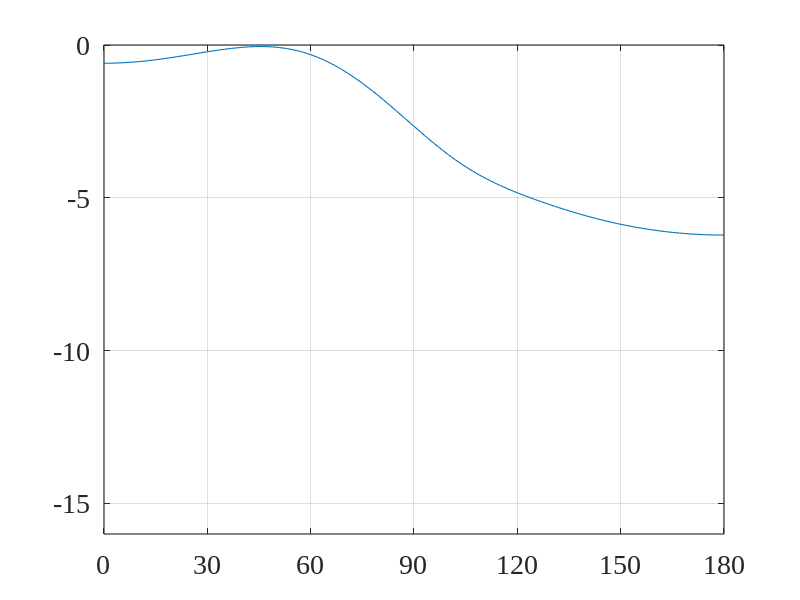
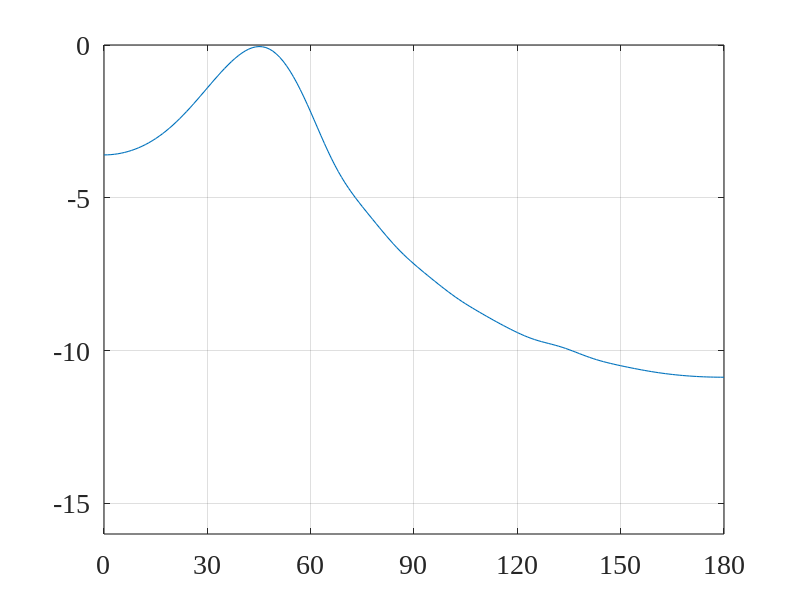
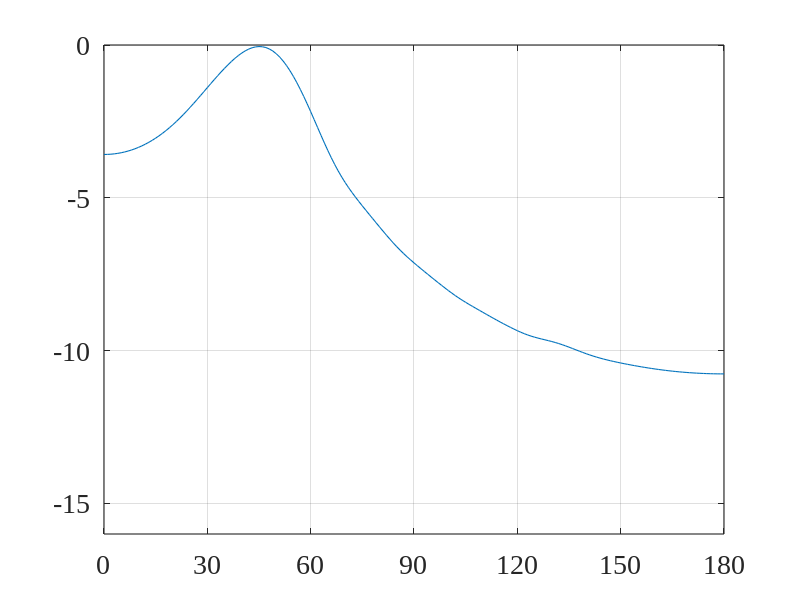
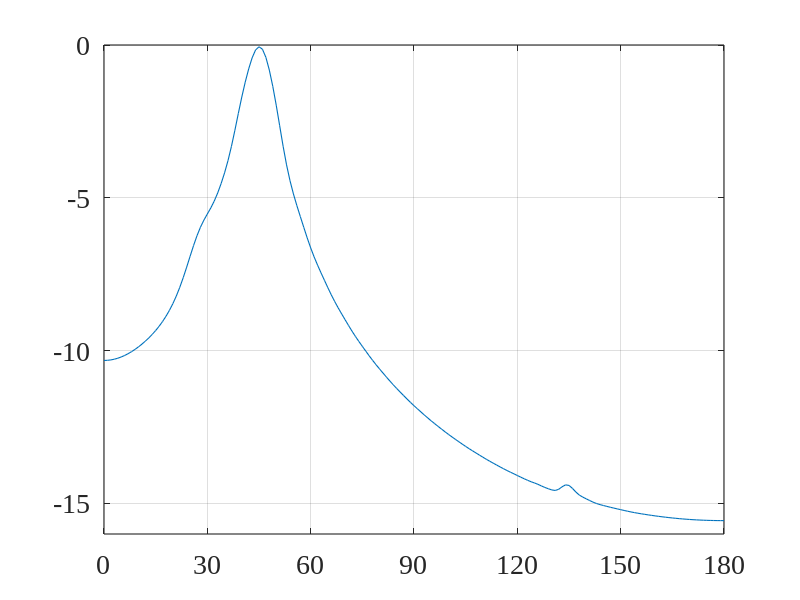

Here is the MATLAB script that generated these plots, in order:
close all; clc; clear all;
linewd = 0.8;
hcfontsize = 20;
MarkerSize=9;

% Input:
c=340; % voice velocity
fs=8e3;
theta_d=45/180*pi;
delta_vec=[0.01 0.01 0.03 0.03];     % distance between microphones
M_vec=[10 30 10 30];     % number of microphones
P=25;
Lh=30;
L=2*P+Lh;

idx_fig=1;
delta=delta_vec(idx_fig);
M=M_vec(idx_fig);
[jj,ii]=meshgrid(1:L,1:Lh);
G_theta_d=zeros(M*Lh,L);
for m=1:M
    Gm_theta_d=sinc(-P-Lh+1-ii+jj-fs*(m-1)*delta/c*cos(theta_d));
    G_theta_d(((m-1)*Lh+1):(m*Lh),:)=Gm_theta_d;
end
diag_GG=diag(G_theta_d'*G_theta_d);
idx_max=find(diag_GG==max(diag_GG),1);
i_ell=zeros(L,1);
i_ell(idx_max)=1;
h=G_theta_d*i_ell/M;

% Beampattern
phi_vec=(0:1:180)'/180*pi;
Lphi=length(phi_vec);
Ba2=zeros(Lphi,1);
G_phi=zeros(M*Lh,L);
for idx_phi=1:Lphi
    phi=phi_vec(idx_phi);
    for m=1:M
        Gm_phi=sinc(-P-Lh+1-ii+jj-fs*(m-1)*delta/c*cos(phi));
        G_phi(((m-1)*Lh+1):(m*Lh),:)=Gm_phi;
    end
    Ba2(idx_phi)=h'*G_phi*G_phi'*h;
end
Ba=Ba2.^0.5;
Ba_dB=10*log10(Ba2);

figure
plot(phi_vec/pi*180,Ba_dB,'linewidth',linewd);
set(gca, 'Color', [1, 1, 1]); 
set(gca, 'FontName', 'Times New Roman');
set(gca, 'FontSize', hcfontsize);
set(gca, 'LineWidth', linewd); 
set(gca,'XLim',[0 180]);
set(gca,'XTick',0:30:180); 
set(gca,'YLim',[-16 0]);
box on; grid on;


idx_fig=2;
delta=delta_vec(idx_fig);
M=M_vec(idx_fig);
[jj,ii]=meshgrid(1:L,1:Lh);
G_theta_d=zeros(M*Lh,L);
for m=1:M
    Gm_theta_d=sinc(-P-Lh+1-ii+jj-fs*(m-1)*delta/c*cos(theta_d));
    G_theta_d(((m-1)*Lh+1):(m*Lh),:)=Gm_theta_d;
end
diag_GG=diag(G_theta_d'*G_theta_d);
idx_max=find(diag_GG==max(diag_GG),1);
i_ell=zeros(L,1);
i_ell(idx_max)=1;
h=G_theta_d*i_ell/M;

% Beampattern
phi_vec=(0:1:180)'/180*pi;
Lphi=length(phi_vec);
Ba2=zeros(Lphi,1);
G_phi=zeros(M*Lh,L);
for idx_phi=1:Lphi
    phi=phi_vec(idx_phi);
    for m=1:M
        Gm_phi=sinc(-P-Lh+1-ii+jj-fs*(m-1)*delta/c*cos(phi));
        G_phi(((m-1)*Lh+1):(m*Lh),:)=Gm_phi;
    end
    Ba2(idx_phi)=h'*G_phi*G_phi'*h;
end
Ba=Ba2.^0.5;
Ba_dB=10*log10(Ba2);

figure
plot(phi_vec/pi*180,Ba_dB,'linewidth',linewd);
set(gca, 'Color', [1, 1, 1]); 
set(gca, 'FontName', 'Times New Roman');
set(gca, 'FontSize', hcfontsize);
set(gca, 'LineWidth', linewd); 
set(gca,'XLim',[0 180]);
set(gca,'XTick',0:30:180); 
set(gca,'YLim',[-16 0]);
box on; grid on;

idx_fig=3;
delta=delta_vec(idx_fig);
M=M_vec(idx_fig);
[jj,ii]=meshgrid(1:L,1:Lh);
G_theta_d=zeros(M*Lh,L);
for m=1:M
    Gm_theta_d=sinc(-P-Lh+1-ii+jj-fs*(m-1)*delta/c*cos(theta_d));
    G_theta_d(((m-1)*Lh+1):(m*Lh),:)=Gm_theta_d;
end
diag_GG=diag(G_theta_d'*G_theta_d);
idx_max=find(diag_GG==max(diag_GG),1);
i_ell=zeros(L,1);
i_ell(idx_max)=1;
h=G_theta_d*i_ell/M;

% Beampattern
phi_vec=(0:1:180)'/180*pi;
Lphi=length(phi_vec);
Ba2=zeros(Lphi,1);
G_phi=zeros(M*Lh,L);
for idx_phi=1:Lphi
    phi=phi_vec(idx_phi);
    for m=1:M
        Gm_phi=sinc(-P-Lh+1-ii+jj-fs*(m-1)*delta/c*cos(phi));
        G_phi(((m-1)*Lh+1):(m*Lh),:)=Gm_phi;
    end
    Ba2(idx_phi)=h'*G_phi*G_phi'*h;
end
Ba=Ba2.^0.5;
Ba_dB=10*log10(Ba2);

figure
plot(phi_vec/pi*180,Ba_dB,'linewidth',linewd);
set(gca, 'Color', [1, 1, 1]); 
set(gca, 'FontName', 'Times New Roman');
set(gca, 'FontSize', hcfontsize);
set(gca, 'LineWidth', linewd); 
set(gca,'XLim',[0 180]);
set(gca,'XTick',0:30:180); 
set(gca,'YLim',[-16 0]);
box on; grid on;

idx_fig=4;
delta=delta_vec(idx_fig);
M=M_vec(idx_fig);
[jj,ii]=meshgrid(1:L,1:Lh);
G_theta_d=zeros(M*Lh,L);
for m=1:M
    Gm_theta_d=sinc(-P-Lh+1-ii+jj-fs*(m-1)*delta/c*cos(theta_d));
    G_theta_d(((m-1)*Lh+1):(m*Lh),:)=Gm_theta_d;
end
diag_GG=diag(G_theta_d'*G_theta_d);
idx_max=find(diag_GG==max(diag_GG),1);
i_ell=zeros(L,1);
i_ell(idx_max)=1;
h=G_theta_d*i_ell/M;

% Beampattern
phi_vec=(0:1:180)'/180*pi;
Lphi=length(phi_vec);
Ba2=zeros(Lphi,1);
G_phi=zeros(M*Lh,L);
for idx_phi=1:Lphi
    phi=phi_vec(idx_phi);
    for m=1:M
        Gm_phi=sinc(-P-Lh+1-ii+jj-fs*(m-1)*delta/c*cos(phi));
        G_phi(((m-1)*Lh+1):(m*Lh),:)=Gm_phi;
    end
    Ba2(idx_phi)=h'*G_phi*G_phi'*h;
end
Ba=Ba2.^0.5;
Ba_dB=10*log10(Ba2);

figure
plot(phi_vec/pi*180,Ba_dB,'linewidth',linewd);
set(gca, 'Color', [1, 1, 1]); 
set(gca, 'FontName', 'Times New Roman');
set(gca, 'FontSize', hcfontsize);
set(gca, 'LineWidth', linewd); 
set(gca,'XLim',[0 180]);
set(gca,'XTick',0:30:180); 
set(gca,'YLim',[-16 0]);
box on; grid on;
